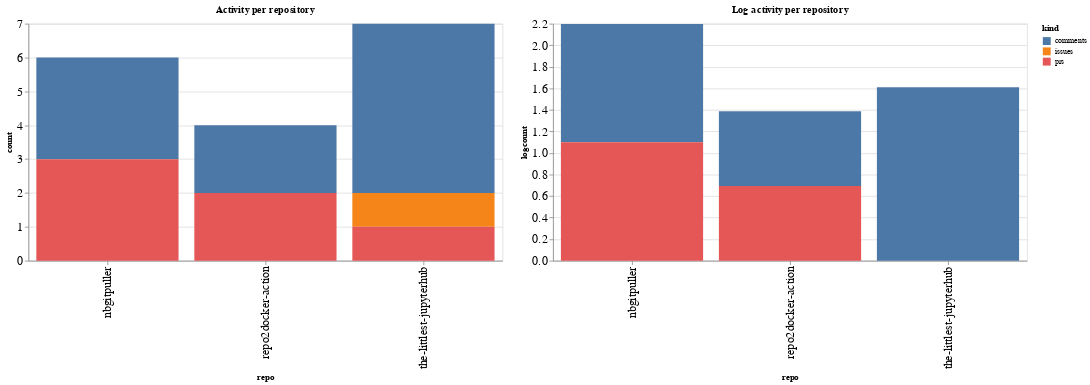

Notebook code for this chart:
### Code cell
ch1 = alt.Chart(repo_summaries, width=600, title="Activity per repository").mark_bar().encode(
    x='repo',
    y='count',
    color='kind',
    tooltip="kind"
)

ch2 = alt.Chart(repo_summaries, width=600, title="Log activity per repository").mark_bar().encode(
    x='repo',
    y='logcount',
    color='kind',
    tooltip="kind"
)

ch1 | ch2

### Figure 1 — Vega-Lite specification as saved in the notebook (floating-point values rounded to 4 significant figures)
{"config": {"axisLeft": {"labelFontSize": 15}, "axisBottom": {"labelFontSize": 15}}, "hconcat": [{"mark": "bar", "encoding": {"color": {"type": "nominal", "field": "kind"}, "tooltip": {"type": "nominal", "field": "kind"}, "x": {"type": "nominal", "field": "repo"}, "y": {"type": "quantitative", "field": "count"}}, "title": "Activity per repository", "width": 600}, {"mark": "bar", "encoding": {"color": {"type": "nominal", "field": "kind"}, "tooltip": {"type": "nominal", "field": "kind"}, "x": {"type": "nominal", "field": "repo"}, "y": {"type": "quantitative", "field": "logcount"}}, "title": "Log activity per repository", "width": 600}], "data": {"name": "data-57c205055f93753c2470705e4f8d0c81"}, "$schema": "https://vega.github.io/schema/vega-lite/v4.8.1.json", "datasets": {"data-57c205055f93753c2470705e4f8d0c81": [{"repo": "nbgitpuller", "kind": "comments", "count": 3, "logcount": 1.099}, {"repo": "nbgitpuller", "kind": "prs", "count": 3, "logcount": 1.099}, {"repo": "repo2docker-action", "kind": "comments", "count": 2, "logcount": 0.6931}, {"repo": "repo2docker-action", "kind": "prs", "count": 2, "logcount": 0.6931}, {"repo": "the-littlest-jupyterhub", "kind": "comments", "count": 5, "logcount": 1.609}, {"repo": "the-littlest-jupyterhub", "kind": "issues", "count": 1, "logcount": 0.0}, {"repo": "the-littlest-jupyterhub", "kind": "prs", "count": 1, "logcount": 0.0}]}}
